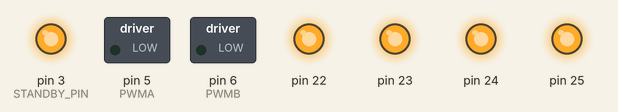
This sketch was run on a simulated Arduino Mega 2560, built with avr-gcc and run on an emulated ATmega2560. Parts: switched loads named in the sketch (green lamp = pin HIGH), output pins drawn as LEDs (lit = HIGH). What the sketch prints to the serial monitor is not drawn.

Above: at 25.7 s.
Timing chart, 0 to 40.0 s (numbered marks = the images above):
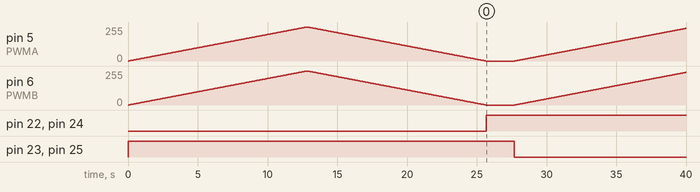

The sketch:

01_DC_Motor_Basic.ino
```cpp
#define PWMA 5
#define PWMB 6
#define STANDBY_PIN 3

void setup()
{
  // put your setup code here, to run once:
  Serial.begin(9600);
  pinMode(STANDBY_PIN, OUTPUT);
  pinMode(PWMA, OUTPUT);
  pinMode(PWMB, OUTPUT);

  // Pins 22, 23 - Motor A Conrtols
  // Pins 24, 25 - Motor B Controls
  DDRA = DDRA | 0b00001111; //set PORT A 0-3 to output
  PORTA = 0b00000000;       //set PORT A to LOW

  digitalWrite(STANDBY_PIN, HIGH);
  Serial.println("Done Initializing!");
}

void loop()
{
  // put your main code here, to run repeatedly:
  Serial.println("Rotating Clockwise!");
  rotate_CW();
  //accelerate from zero to maximum speed
  for (int i = 0; i <= 255; i++)
  {
    Serial.println(i);
    analogWrite(PWMA, i);
    analogWrite(PWMB, i);
    delay(50);
  }
  //decelerate from maximum to zero
  for (int i = 255; i >= 0; --i)
  {
    Serial.println(i);
    analogWrite(PWMA, i);
    analogWrite(PWMB, i);
    delay(50);
  }
  //short brake motor
  Serial.println("Break!");
  stop_motor();
  delay(2000);

  //accelerate from zero to maximum speed
  Serial.println("Rotating Counterclockwise!");
  rotate_CCW();
  for (int i = 0; i <= 255; i++)
  {
    Serial.println(i);
    analogWrite(PWMA, i);
    analogWrite(PWMB, i);
    delay(50);
  }
  //decelerate from maximum to zero
  for (int i = 255; i >= 0; --i)
  {
    Serial.println(i);
    analogWrite(PWMA, i);
    analogWrite(PWMB, i);
    delay(50);
  }
  //stop all motors
  Serial.println("Stop!");
  stop_motor();
  delay(2000);
}

void rotate_CW()
{
  //rotate clockwise
  PORTA = 0b00001010;
}

void rotate_CCW()
{
  //rotate counterclockwise
  PORTA = 0b00000101;
}

void break_motor()
{
  //break
  PORTA = 0b00000000;
}

void stop_motor()
{
  //stop
  PORTA = 0b00001111;
}
```

Measured:
- by itself, pin 22, pin 24: LOW → HIGH at 25.7 s
- by itself, pin 23, pin 25: LOW → HIGH at 0.00 s, → LOW 27.7 s later
